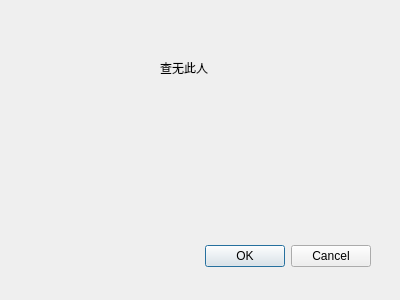
<?xml version="1.0" encoding="UTF-8"?>
<ui version="4.0">
 <class>Dialog</class>
 <widget class="QDialog" name="Dialog">
  <property name="geometry">
   <rect>
    <x>0</x>
    <y>0</y>
    <width>400</width>
    <height>300</height>
   </rect>
  </property>
  <property name="windowTitle">
   <string>Dialog</string>
  </property>
  <widget class="QDialogButtonBox" name="buttonBox">
   <property name="geometry">
    <rect>
     <x>30</x>
     <y>240</y>
     <width>341</width>
     <height>32</height>
    </rect>
   </property>
   <property name="orientation">
    <enum>Qt::Horizontal</enum>
   </property>
   <property name="standardButtons">
    <set>QDialogButtonBox::Cancel|QDialogButtonBox::Ok</set>
   </property>
  </widget>
  <widget class="QLabel" name="label">
   <property name="geometry">
    <rect>
     <x>160</x>
     <y>60</y>
     <width>59</width>
     <height>16</height>
    </rect>
   </property>
   <property name="text">
    <string>查无此人</string>
   </property>
  </widget>
 </widget>
 <resources/>
 <connections>
  <connection>
   <sender>buttonBox</sender>
   <signal>accepted()</signal>
   <receiver>Dialog</receiver>
   <slot>accept()</slot>
   <hints>
    <hint type="sourcelabel">
     <x>248</x>
     <y>254</y>
    </hint>
    <hint type="destinationlabel">
     <x>157</x>
     <y>274</y>
    </hint>
   </hints>
  </connection>
  <connection>
   <sender>buttonBox</sender>
   <signal>rejected()</signal>
   <receiver>Dialog</receiver>
   <slot>reject()</slot>
   <hints>
    <hint type="sourcelabel">
     <x>316</x>
     <y>260</y>
    </hint>
    <hint type="destinationlabel">
     <x>286</x>
     <y>274</y>
    </hint>
   </hints>
  </connection>
 </connections>
</ui>
